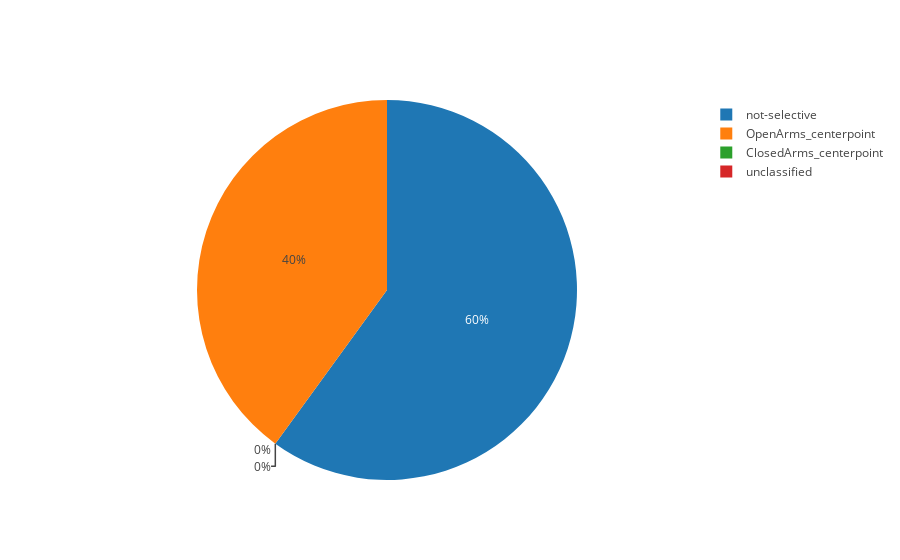

Write notebook code for a chart like this one.
### Markdown cell above
## DRD77

### Code cell
drd77_cell_dict = Resampler.classify_by_behavior(drd77_classified_neurons, drd77_real_diff_vals, "OpenArms_centerpoint", "ClosedArms_centerpoint")
plot_pie_chart(drd77_cell_dict, "OpenArms_centerpoint", "ClosedArms_centerpoint", "not-selective", "unclassified")

### Figure 1 — Plotly figure (JSON) as saved in the notebook; plotly's stock layout.template omitted (floating-point values rounded to 4 significant figures)
{"data": [{"labels": ["OpenArms_centerpoint", "ClosedArms_centerpoint", "not-selective", "unclassified"], "type": "pie", "uid": "be65d5", "values": [12, 0, 18, 0]}], "layout": {"autosize": true}}
